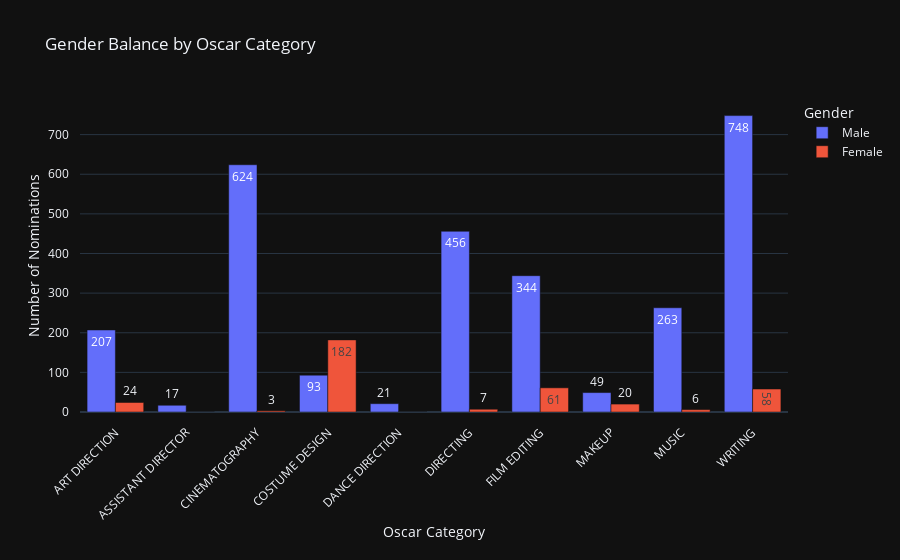

Write notebook code for a chart like this one.
### Code cell
import pandas as pd
import plotly.express as px

# Group data by 'category' and 'gender', and count occurrences
plot_df = human_oscar_award[['category', 'gender']]

plot_df = plot_df[~plot_df['category'].isin(
    ['ACTOR', 'ACTOR IN A LEADING ROLE', 'ACTOR IN A SUPPORTING ROLE', 'ACTRESS', 'ACTRESS IN A LEADING ROLE',
     'ACTRESS IN A SUPPORTING ROLE'])]

# Enforce the order of 'gender' with Male first, Female second
plot_df['gender'] = pd.Categorical(plot_df['gender'], categories=["Male", "Female"], ordered=True)

# Group by 'category' and 'gender', and count occurrences
gender_balance = plot_df.groupby(['category', 'gender']).size().reset_index(name='count')

# Plot using Plotly
fig = px.bar(
    gender_balance,
    x='category',
    y='count',
    color='gender',
    title='Gender Balance by Oscar Category',
    labels={'count': 'Count', 'category': 'Oscar Category'},
    barmode='group',  # Group bars by gender
    text='count'  # Show counts on the bars
)

# Update layout to make the chart more readable
fig.update_layout(
    xaxis_title="Oscar Category",
    yaxis_title="Number of Nominations",
    legend_title="Gender",
    xaxis=dict(tickangle=-45),  # Rotate x-axis labels for better readability
    margin=dict(pad=10)  # Adjust margins for clarity
)

# Show the plot
fig.show()

fig.write_html("oscar_category_gender.html")

### Figure 1 — Plotly figure (JSON) as saved in the notebook; plotly's stock layout.template omitted (floating-point values rounded to 4 significant figures)
{"data": [{"alignmentgroup": "True", "hovertemplate": "gender=Male<br>Oscar Category=%{x}<br>Count=%{text}<extra></extra>", "legendgroup": "Male", "marker": {"color": "#636efa", "pattern": {"shape": ""}}, "name": "Male", "offsetgroup": "Male", "orientation": "v", "showlegend": true, "text": [207.0, 17.0, 624.0, 93.0, 21.0, 456.0, 344.0, 49.0, 263.0, 748.0], "textposition": "auto", "x": ["ART DIRECTION", "ASSISTANT DIRECTOR", "CINEMATOGRAPHY", "COSTUME DESIGN", "DANCE DIRECTION", "DIRECTING", "FILM EDITING", "MAKEUP", "MUSIC", "WRITING"], "xaxis": "x", "y": [207, 17, 624, 93, 21, 456, 344, 49, 263, 748], "yaxis": "y", "type": "bar"}, {"alignmentgroup": "True", "hovertemplate": "gender=Female<br>Oscar Category=%{x}<br>Count=%{text}<extra></extra>", "legendgroup": "Female", "marker": {"color": "#EF553B", "pattern": {"shape": ""}}, "name": "Female", "offsetgroup": "Female", "orientation": "v", "showlegend": true, "text": [24.0, 0.0, 3.0, 182.0, 0.0, 7.0, 61.0, 20.0, 6.0, 58.0], "textposition": "auto", "x": ["ART DIRECTION", "ASSISTANT DIRECTOR", "CINEMATOGRAPHY", "COSTUME DESIGN", "DANCE DIRECTION", "DIRECTING", "FILM EDITING", "MAKEUP", "MUSIC", "WRITING"], "xaxis": "x", "y": [24, 0, 3, 182, 0, 7, 61, 20, 6, 58], "yaxis": "y", "type": "bar"}], "layout": {"xaxis": {"anchor": "y", "domain": [0.0, 1.0], "title": {"text": "Oscar Category"}, "tickangle": -45}, "yaxis": {"anchor": "x", "domain": [0.0, 1.0], "title": {"text": "Number of Nominations"}}, "legend": {"title": {"text": "Gender"}, "tracegroupgap": 0}, "title": {"text": "Gender Balance by Oscar Category"}, "barmode": "group", "margin": {"pad": 10}}}
